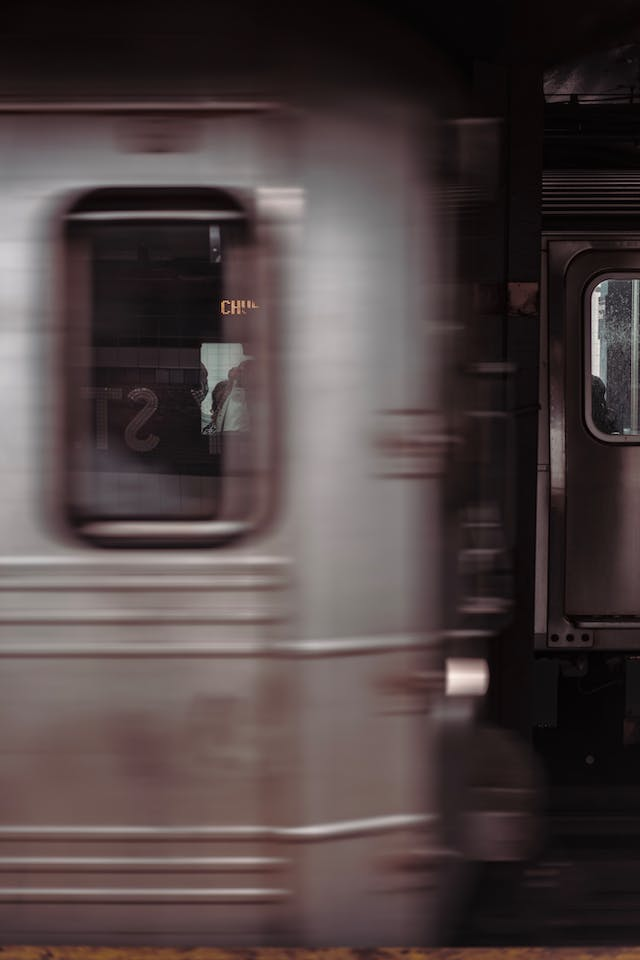
#> input picture python_automation/imgs/pexels-erik-3358967.jpg, 640 x 960 px, found by its file name; its folder holds only this picture in this run
$ python image_processor.py
#> lines starting #> are read from the running program, lines starting #| are printed output that depends on the picture
''' Edit all images in a directory with choosen Pillow functions.
    Put all the images you want to edit in the imgs folder and run.
    All edited images will be in the edited_imgs folder.  '''
from PIL import Image, ImageEnhance, ImageFilter
import os

#.venv is giving wrong path when in directories below
# if using as a separate module use
# path_in = './imgs'
# path_out = './edited_imgs'

path_in = './python_automation/imgs'
path_out = './python_automation/edited_imgs'

print(os.getcwd())

for filename in os.listdir(path_in):
    img = Image.open(f"{path_in}/{filename}")
#> img is the input picture: PIL image 640x960 RGB; mean R, G, B 77.4, 65.9, 65.7
    # make your image edits.
    # Pillow handbook here: https://pillow.readthedocs.io/en/stable/handbook/index.html
    edit = img.filter(ImageFilter.SHARPEN).convert('L')
    factor = 1.5
    enhancer = ImageEnhance.Contrast(edit)
    edit = enhancer.enhance(factor)
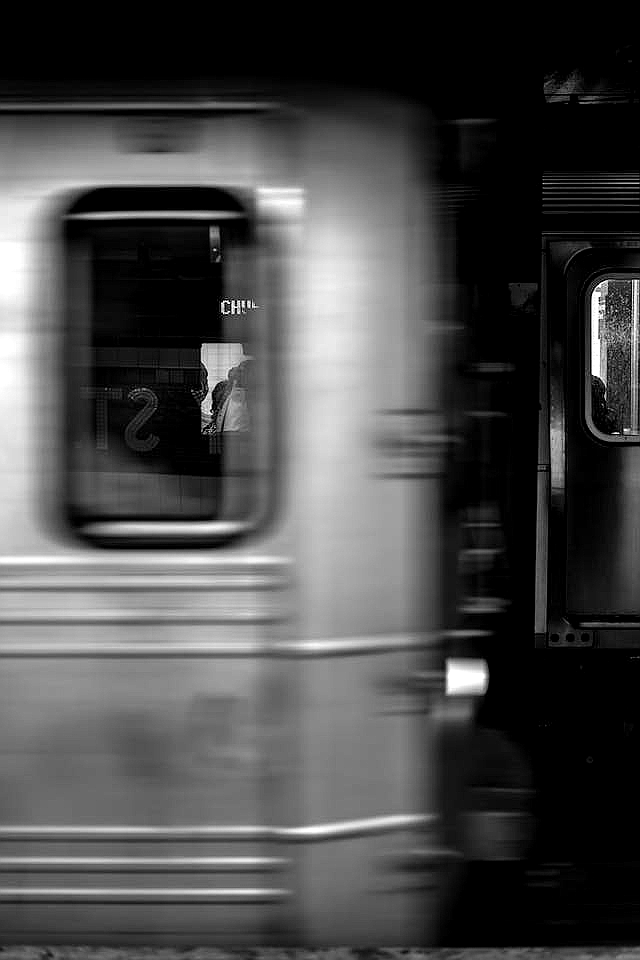
#> edit: PIL image 640x960 L; min 0, max 255, mean 73.2
    # resize the image keeping aspect ratio
    edit.thumbnail((400, 400))
#> edit: PIL image 267x400 L
    # Split the pathname path into a pair (root, ext)
    clean_name = os.path.splitext(filename)[0]

    edit.save(f"{path_out}/{clean_name}_edited.jpg")

$ run again, on python_automation/imgs/pexels-guilherme-rossi-1668928.jpg
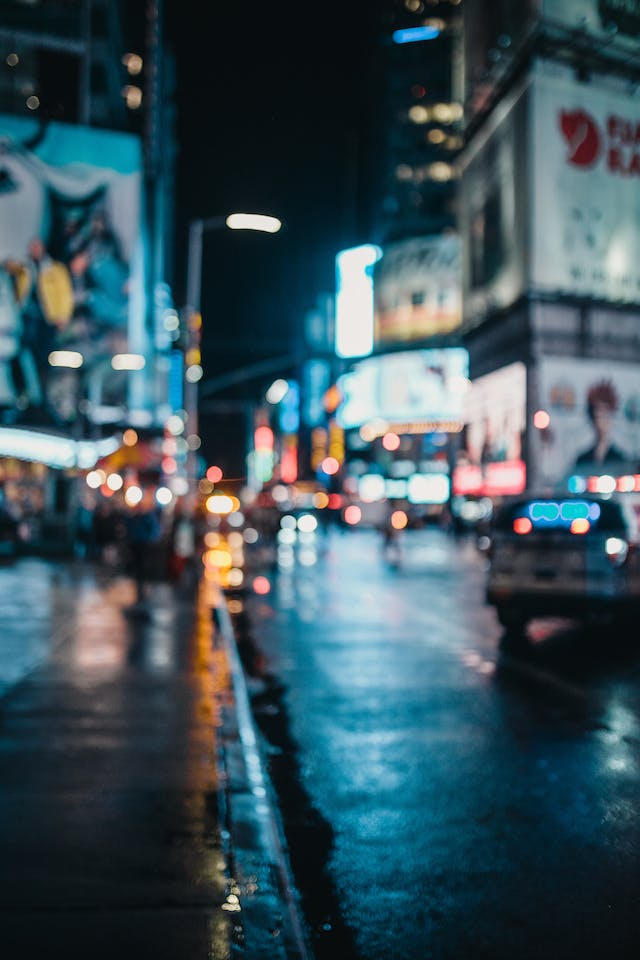
#> input picture python_automation/imgs/pexels-guilherme-rossi-1668928.jpg, 640 x 960 px, found by its file name
#> img is the input picture: PIL image 640x960 RGB; mean R, G, B 59.3, 82, 90.8
#> `edit = img.filter(ImageFilter.SHARPEN).convert('L')`:
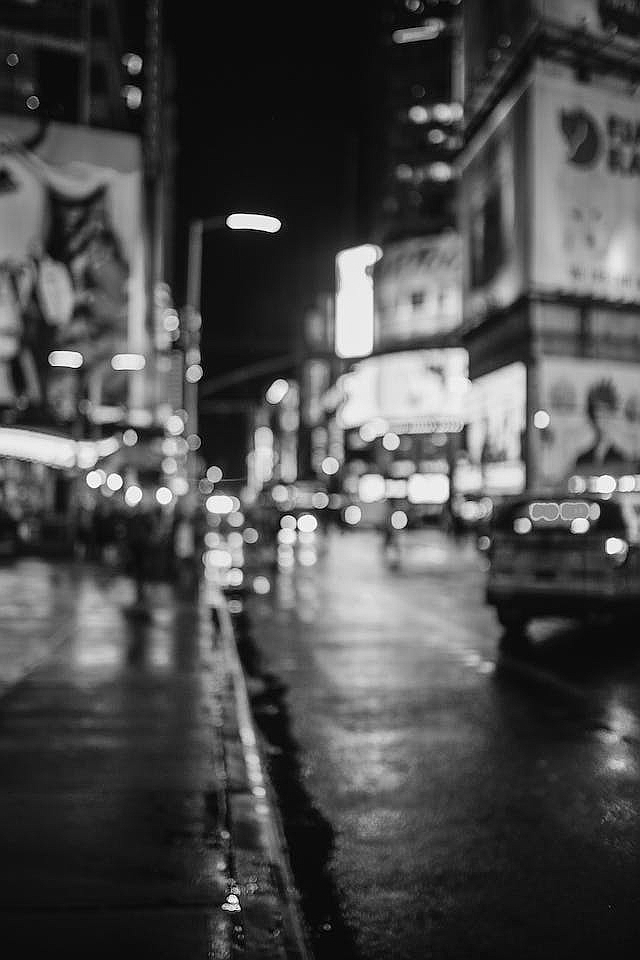
#> edit: PIL image 640x960 L; min 0, max 255, mean 76.3
#> `edit = enhancer.enhance(factor)`:
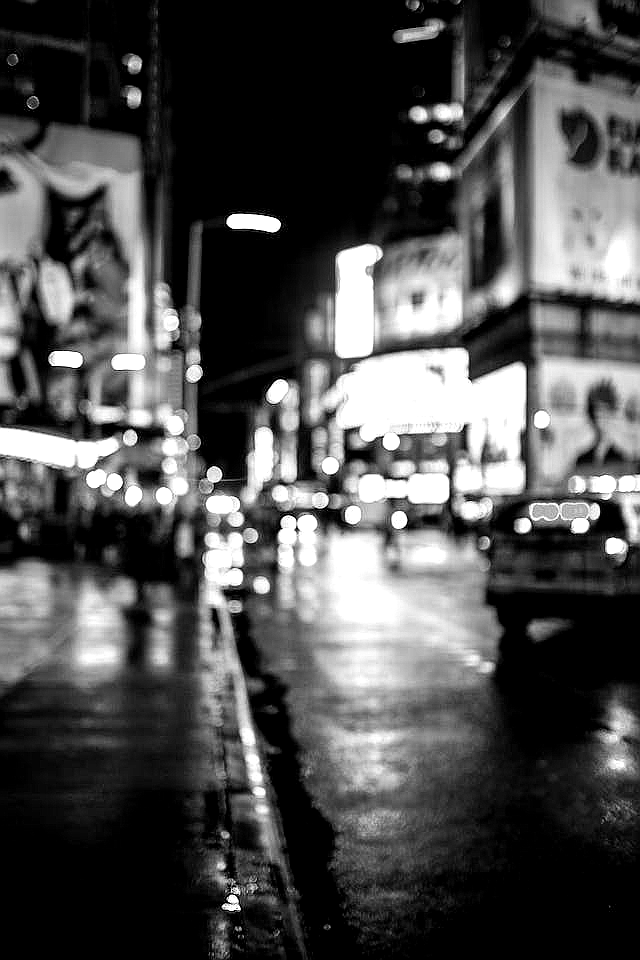
#> edit: PIL image 640x960 L; min 0, max 255, mean 78

$ run again, on python_automation/imgs/pexels-unknown-user-1646753.jpg
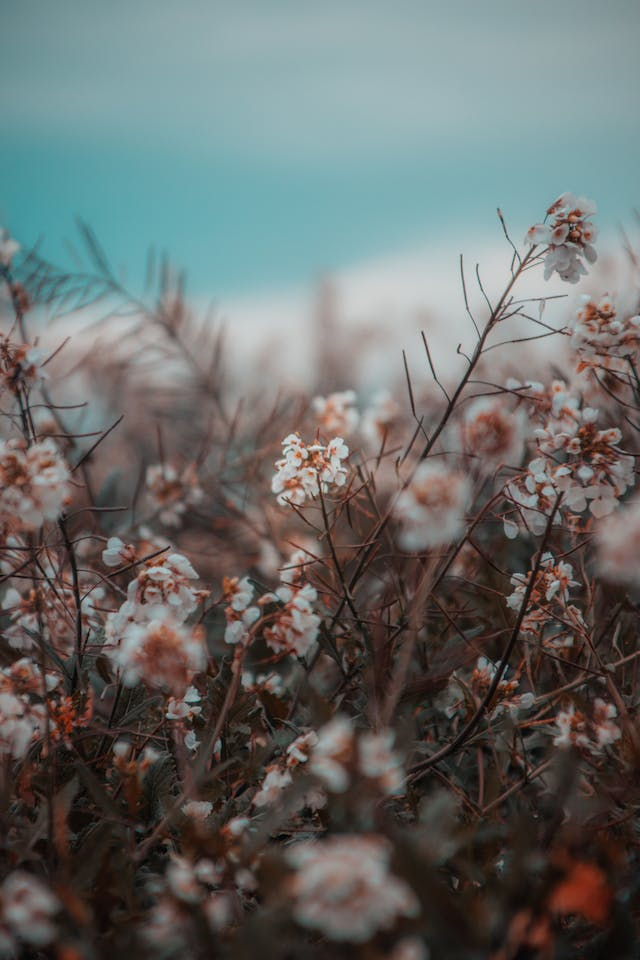
#> input picture python_automation/imgs/pexels-unknown-user-1646753.jpg, 640 x 960 px, found by its file name
#> img is the input picture: PIL image 640x960 RGB; mean R, G, B 103.4, 106.7, 104.7
#> `edit = img.filter(ImageFilter.SHARPEN).convert('L')`:
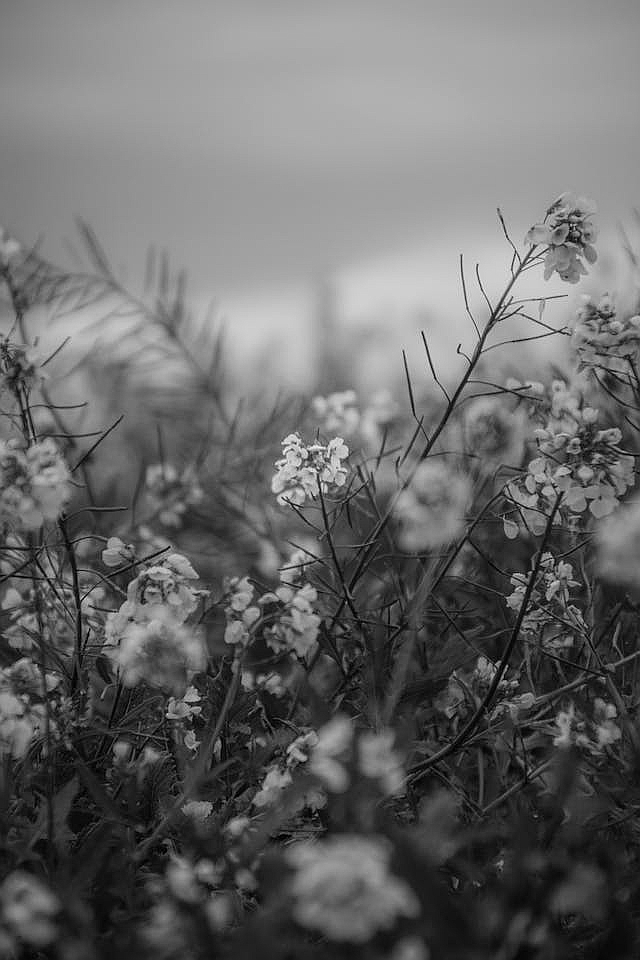
#> edit: PIL image 640x960 L; min 0, max 255, mean 105.5
#> `edit = enhancer.enhance(factor)`:
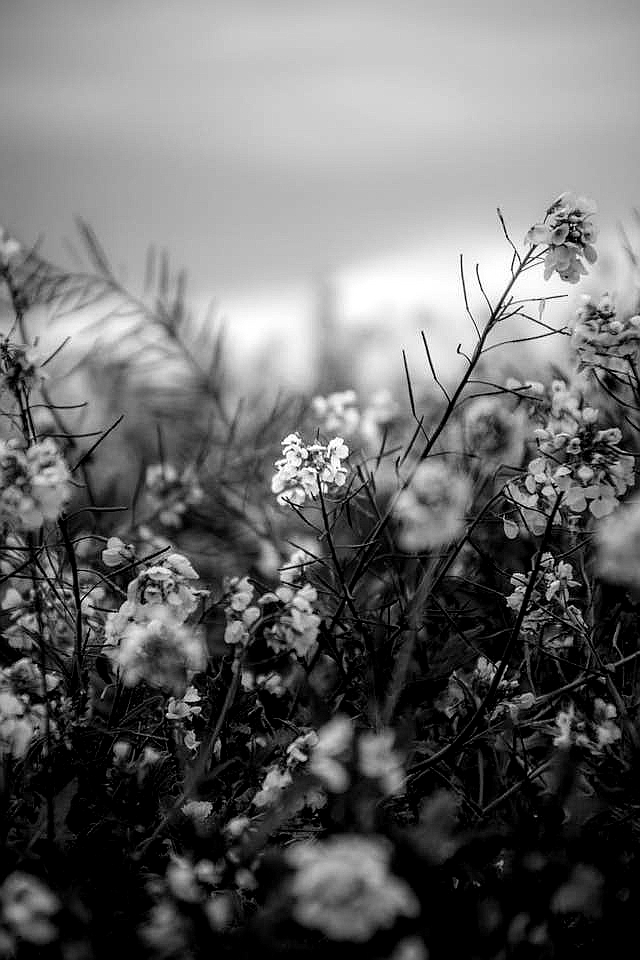
#> edit: PIL image 640x960 L; min 0, max 255, mean 107.1
